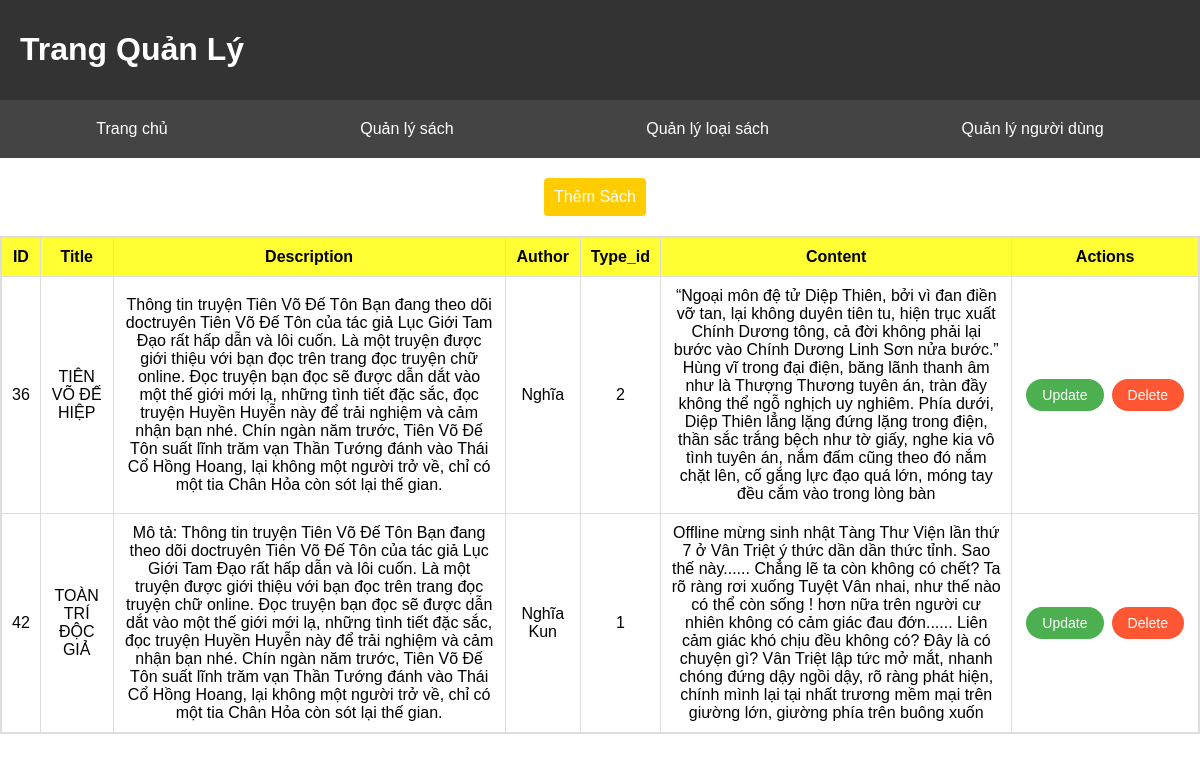
Page /app/views/admin/listbook.php on the committed database.
### tables this page shows
CREATE TABLE `stories` (
  `id` int(11) NOT NULL,
  `title` varchar(100) NOT NULL,
  `description` text NOT NULL,
  `image` longblob DEFAULT NULL,
  `author` varchar(100) DEFAULT NULL,
  `type_id` int(11) DEFAULT NULL,
  `content` varchar(500) DEFAULT NULL
);

### config/database.php (called while the page is built, shortened)
<?php
class Database {
    private $host = "localhost";
    private $db_name = "readbook";
    private $username = "root";
    private $password = "";
    public function __construct() {
        $this->conn = new mysqli($this->host, $this->username, $this->password, $this->db_name);
    }
}
?>

### app/models/StoryModel.php (called while the page is built, shortened)
<?php
require_once('C:/xampp/php/www/webdoctruyen/config/database.php');
class StoryModel {
    private $db;
    public function __construct() {
        $this->db = new Database();
    }
    public function getAllStories() {
        $query = "SELECT * FROM stories";
        $result = $this->db->conn->query($query);
        if ($result->num_rows > 0) {
            $storiesList = array();
            while ($row = $result->fetch_assoc()) {
                $storiesList[] = $row;
            }
            return $storiesList;
        } else {
            return array();
        }
    }
}
$storyModel = new StoryModel();
$allStories = $storyModel->getAllStories();
?>

### app/controllers/ListbookAdminController.php (the view)
<?php
require_once('C:/xampp/php/www/webdoctruyen/app/models/StoryModel.php');
class ListBookAdminController
{
    public function index()
    {
        $storyModel = new StoryModel();
        $allStories = $storyModel->getAllStories();
        echo '<table style="width:100%; border-collapse: collapse; margin-top: 20px; border: 2px solid #ddd;">';
        echo '<tr style="background-color: #FFFF33;">';
        echo '<th style="padding: 10px; border: 1px solid #ddd;">ID</th>';
        echo '<th style="padding: 10px; border: 1px solid #ddd;">Title</th>';
        echo '<th style="padding: 10px; border: 1px solid #ddd;">Description</th>';
        echo '<th style="padding: 10px; border: 1px solid #ddd;">Author</th>';
        echo '<th style="padding: 10px; border: 1px solid #ddd;">Type_id</th>';
        echo '<th style="padding: 10px; border: 1px solid #ddd;">Content</th>';
        echo '<th style="padding: 10px; border: 1px solid #ddd;">Actions</th>';
        echo '</tr>';
        foreach ($allStories as $story) {
            echo '<tr>';
            echo '<td style="padding: 10px; border: 1px solid #ddd;text-align: center;">' . $story['id'] . '</td>';
            echo '<td style="padding: 10px; border: 1px solid #ddd;text-align: center;">' . $story['title'] . '</td>';
            echo '<td style="padding: 10px; border: 1px solid #ddd;text-align: center;">' . $story['description'] . '</td>';
            echo '<td style="padding: 10px; border: 1px solid #ddd;text-align: center;">' . $story['author'] . '</td>';
            echo '<td style="padding: 10px; border: 1px solid #ddd;text-align: center;">' . $story['type_id'] . '</td>';
            echo '<td style="padding: 10px; border: 1px solid #ddd;text-align: center;">' . $story['content'] . '</td>';
            echo '<td style="padding: 10px; border: 1px solid #ddd; text-align: center;">';
            echo '<a href="http://localhost:3000/app/controllers/UpdatebookController.php?id=' . $story['id'] .
            '&title=' . urlencode($story['title']) .
            '&description=' . urlencode($story['description']) .
            '&author=' . urlencode($story['author']) .
            '&type_id=' . $story['type_id'] .
            '&content=' . urlencode($story['content']) .
            '" class="action-button update-button">Update</a>';
            echo '<a href="/app/controllers/DeleteBookController.php?id=' . $story['id'] . '" class="action-button delete-button" onclick="return confirm(\'Are you sure?\')">Delete</a>';
            echo '</td>';
            echo '</tr>';
        }
        echo '</table>';
    }
}
?>

### app/views/admin/listbook.php (shortened to what this page needs)
<!DOCTYPE html>
<html lang="en">
<head>
    <?php include_once(__DIR__ . '/../partical/headerhome.php'); ?>
</head>
<body>
    <div style="display: flex; align-items: center; justify-content: center; margin-top: 20px;">
        <a href="http://localhost:3000/app/controllers/AddBookController.php"
            style="padding: 10px 10px; background-color: #FFCC00; color: #fff; text-decoration: none; border-radius: 4px; font-size: 16px; cursor: pointer; margin-right: 10px;">Thêm
            Sách</a>
    </div>
    <main>
        <?php
        require_once('C:/xampp/php/www/webdoctruyen/app/controllers/ListbookAdminController.php');
        $controller = new ListBookAdminController();
        $controller->index();
        ?>
    </main>
</body>
</html>

### app/views/partical/headerhome.php (shortened to what this page needs)
<!DOCTYPE html>
<html lang="en">
<head>
</head>
<body>
    <div class="header-container">
    <h1 style="text-align: center;">Trang Quản Lý</h1>
    </div>
    <nav>
        <a href="/app/views/admin/home.php">Trang chủ</a>
        <a href="/app/views/admin/listbook.php">Quản lý sách</a>
        <a href="/app/views/admin/listbooktype.php">Quản lý loại sách</a>
        <a href="/app/views/admin/listuser.php">Quản lý người dùng</a>
    </nav>
</body>
</html>

### app/views/partical/headerhome.php (style rules this page uses)
body { font-family: 'Arial', sans-serif; margin: 0; padding: 0; box-sizing: border-box; }
.header-container { display: flex; justify-content: space-between; align-items: center; background-color: #333; padding: 10px 20px; color: white; }
nav { display: flex; justify-content: space-around; background-color: #444; padding: 10px 0; }
nav a { text-decoration: none; color: white; padding: 10px 20px; border-radius: 5px; transition: background-color 0.3s; }

### app/views/admin/listbook.php (style rules this page uses)
main { display: flex; flex-wrap: wrap; justify-content: center; }
.action-button { padding: 8px 16px; margin: 4px; border: none; border-radius: 20px; text-decoration: none; font-size: 14px; cursor: pointer; }
.update-button { background-color: #4CAF50; color: white; }
.delete-button { background-color: #FF5733; color: white; }

### rows in the picture
stories: id "36", title "TIÊN VÕ ĐẾ HIỆP", description "Thông tin truyện Tiên Võ Đế Tôn Bạn đang theo dõi doctruyên Tiên Võ Đế Tôn của tác giả Lục Giới Tam Đạo rất hấp dẫn và lôi cuốn. Là một truyện được giới thiệu với bạn đọc trên trang đọc truyện chữ online. Đọc truyện bạn đọc sẽ được dẫn dắt vào một thế giới mới lạ, những tình tiết đặc sắc, đọc truyện Huyền Huyễn này để trải nghiệm và cảm nhận bạn nhé. Chín ngàn năm trước, Tiên Võ Đế Tôn suất lĩnh trăm vạn Thần Tướng đánh vào Thái Cổ Hồng Hoang, lại không một người trở về, chỉ có một tia Chân Hỏa còn sót lại thế gian.", author "Nghĩa", type "2", content "“Ngoại môn đệ tử Diệp Thiên, bởi vì đan điền vỡ tan, lại không duyên tiên tu, hiện trục xuất Chính Dương tông, cả đời không phải lại bước vào Chính Dương Linh Sơn nửa bước.” Hùng vĩ trong đại điện, băng lãnh thanh âm như là Thượng Thương tuyên án, tràn đầy không thể ngỗ nghịch uy nghiêm. Phía dưới, Diệp Thiên lẳng lặng đứng lặng trong điện, thần sắc trắng bệch như tờ giấy, nghe kia vô tình tuyên án, nắm đấm cũng theo đó nắm chặt lên, cố gắng lực đạo quá lớn, móng tay đều cắm vào trong lòng bàn"
stories: id "42", title "TOÀN TRÍ ĐỘC GIẢ", description "Mô tả: Thông tin truyện Tiên Võ Đế Tôn Bạn đang theo dõi doctruyên Tiên Võ Đế Tôn của tác giả Lục Giới Tam Đạo rất hấp dẫn và lôi cuốn. Là một truyện được giới thiệu với bạn đọc trên trang đọc truyện chữ online. Đọc truyện bạn đọc sẽ được dẫn dắt vào một thế giới mới lạ, những tình tiết đặc sắc, đọc truyện Huyền Huyễn này để trải nghiệm và cảm nhận bạn nhé. Chín ngàn năm trước, Tiên Võ Đế Tôn suất lĩnh trăm vạn Thần Tướng đánh vào Thái Cổ Hồng Hoang, lại không một người trở về, chỉ có một tia Chân Hỏa còn sót lại thế gian.", author "Nghĩa Kun", type "1", content "Offline mừng sinh nhật Tàng Thư Viện lần thứ 7 ở Vân Triệt ý thức dần dần thức tỉnh. Sao thế này...... Chẳng lẽ ta còn không có chết? Ta rõ ràng rơi xuống Tuyệt Vân nhai, như thế nào có thể còn sống ! hơn nữa trên người cư nhiên không có cảm giác đau đớn...... Liên cảm giác khó chịu đều không có? Đây là có chuyện gì? Vân Triệt lập tức mở mắt, nhanh chóng đứng dậy ngồi dậy, rõ ràng phát hiện, chính mình lại tại nhất trương mềm mại trên giường lớn, giường phía trên buông xuốn"
